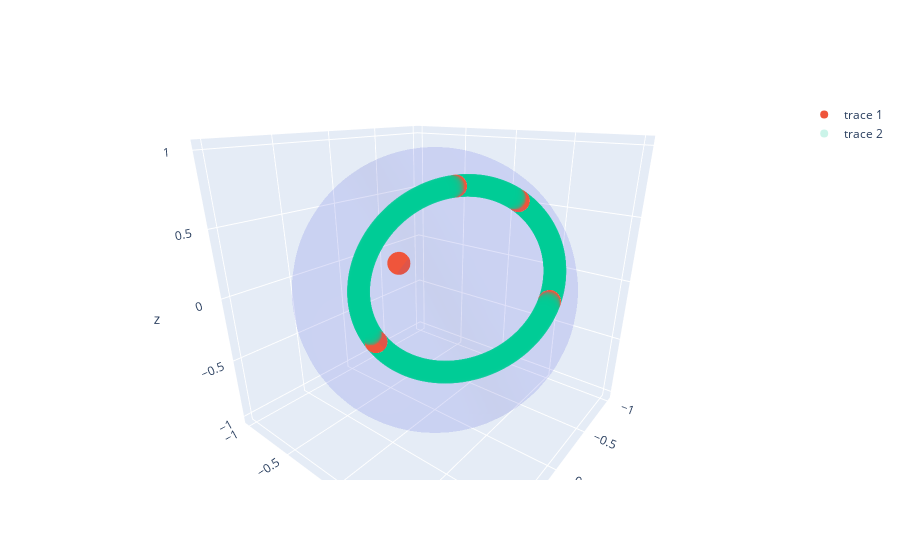

The notebook cell saved with this chart:
### Code cell
sphere_scatter(x.T, u)

### Figure 1 — Plotly figure (JSON) as saved in the notebook; plotly's stock layout.template omitted (floating-point values rounded to 4 significant figures; data arrays with more than 128 entries replaced by an {"elided": "..."} marker saying what was removed)
{"data": [{"alphahull": 0, "opacity": 0.1, "type": "mesh3d", "x": {"elided": "2500 float values"}, "y": {"elided": "2500 float values"}, "z": {"elided": "2500 float values"}}, {"mode": "markers", "opacity": 1, "type": "scatter3d", "x": [0.165, 0.7784, 0.9352, 0.0582, 0.3397], "y": [0.9587, 0.3793, 0.3419, 0.6602, 0.4157], "z": [0.2318, 0.5003, 0.09236, 0.7488, 0.8437]}, {"mode": "markers", "opacity": 0.2, "type": "scatter3d", "x": {"elided": "1000 float values"}, "y": {"elided": "1000 float values"}, "z": {"elided": "1000 float values"}}], "layout": {"autosize": true, "scene": {"aspectmode": "cube", "aspectratio": {"x": 1, "y": 1, "z": 1}, "camera": {"center": {"x": 0, "y": 0, "z": 0}, "eye": {"x": 1.142, "y": 0.9124, "z": 0.6031}, "projection": {"type": "perspective"}, "up": {"x": 0, "y": 0, "z": 1}}}}}
